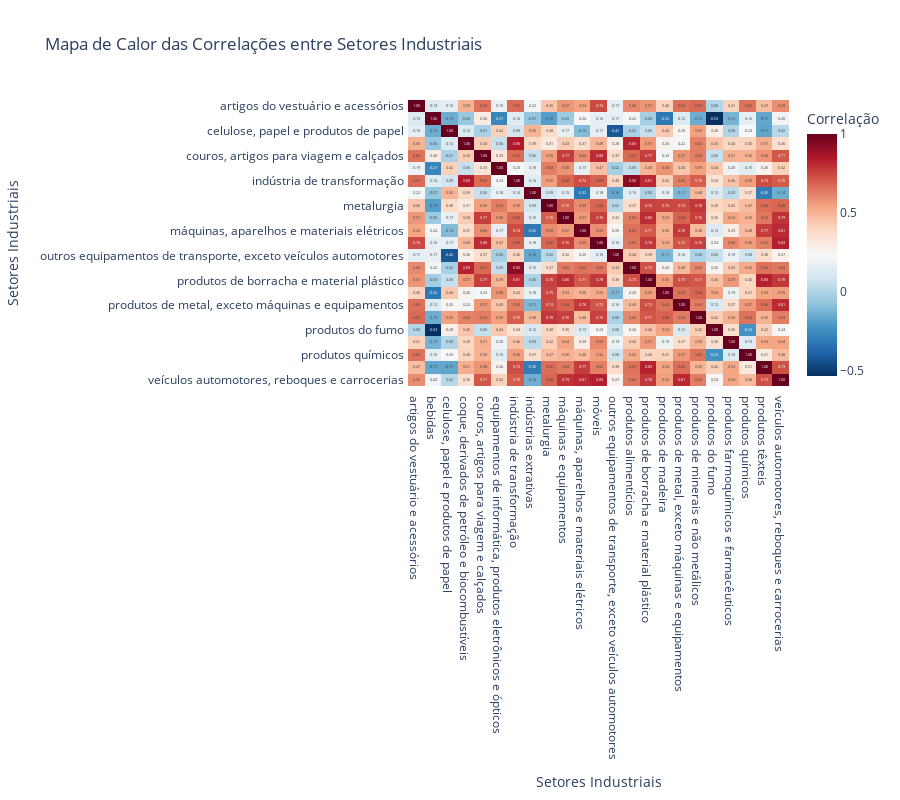

Notebook source saved alongside this figure:
### Markdown cell above
Ainda que normalizado, todos os setores tiveram um crescimento, ainda que algunsfossem bem menores que outros.

Isso pode se dar em virtude da própria inflação ou do desenvolvimento do país.

### Code cell
import plotly.express as px
import pandas as pd

# Calcula a matriz de correlação
correlacao = dados_producao_modificado.corr(method='pearson')

# Cria o heatmap com Plotly
fig = px.imshow(
    correlacao,
    text_auto='.2f',
    color_continuous_scale='RdBu_r',
    title='Mapa de Calor das Correlações entre Setores Industriais',
    labels=dict(color='Correlação'),
    aspect='auto'
)

fig.update_layout(
    xaxis_title='Setores Industriais',
    yaxis_title='Setores Industriais',
    template='plotly_white',
    height=800
)

fig.show()

### Figure 1 — Plotly figure (JSON) as saved in the notebook; plotly's stock layout.template omitted (floating-point values rounded to 4 significant figures; data arrays with more than 128 entries replaced by an {"elided": "..."} marker saying what was removed)
{"data": [{"coloraxis": "coloraxis", "hovertemplate": "NAME: %{x}<br>NAME: %{y}<br>Correlação: %{z}<extra></extra>", "name": "0", "texttemplate": "%{z:.2f}", "type": "heatmap", "x": [" artigos do vestuário e acessórios ", " bebidas ", " celulose, papel e produtos de papel ", " coque, derivados de petróleo e biocombustíveis ", " couros, artigos para viagem e calçados ", " equipamentos de informática, produtos eletrônicos e ópticos ", " indústria de transformação ", " indústrias extrativas ", " metalurgia ", " máquinas e equipamentos ", " máquinas, aparelhos e materiais elétricos ", " móveis ", " outros equipamentos de transporte, exceto veículos automotores ", " produtos alimentícios ", " produtos de borracha e material plástico ", " produtos de madeira ", " produtos de metal, exceto máquinas e equipamentos ", " produtos de minerais e não metálicos ", " produtos do fumo ", " produtos farmoquímicos e farmacêuticos ", " produtos químicos ", " produtos têxteis ", " veículos automotores, reboques e carrocerias "], "xaxis": "x", "y": [" artigos do vestuário e acessórios ", " bebidas ", " celulose, papel e produtos de papel ", " coque, derivados de petróleo e biocombustíveis ", " couros, artigos para viagem e calçados ", " equipamentos de informática, produtos eletrônicos e ópticos ", " indústria de transformação ", " indústrias extrativas ", " metalurgia ", " máquinas e equipamentos ", " máquinas, aparelhos e materiais elétricos ", " móveis ", " outros equipamentos de transporte, exceto veículos automotores ", " produtos alimentícios ", " produtos de borracha e material plástico ", " produtos de madeira ", " produtos de metal, exceto máquinas e equipamentos ", " produtos de minerais e não metálicos ", " produtos do fumo ", " produtos farmoquímicos e farmacêuticos ", " produtos químicos ", " produtos têxteis ", " veículos automotores, reboques e carrocerias "], "yaxis": "y", "z": {"elided": "23x23 float values"}}], "layout": {"coloraxis": {"colorbar": {"title": {"text": "Correlação"}}, "colorscale": [[0, "rgb(5,48,97)"], [0.1, "rgb(33,102,172)"], [0.2, "rgb(67,147,195)"], [0.3, "rgb(146,197,222)"], [0.4, "rgb(209,229,240)"], [0.5, "rgb(247,247,247)"], [0.6, "rgb(253,219,199)"], [0.7, "rgb(244,165,130)"], [0.8, "rgb(214,96,77)"], [0.9, "rgb(178,24,43)"], [1, "rgb(103,0,31)"]]}, "height": 800, "title": {"text": "Mapa de Calor das Correlações entre Setores Industriais"}, "xaxis": {"anchor": "y", "domain": [0, 1], "title": {"text": "Setores Industriais"}}, "yaxis": {"anchor": "x", "autorange": "reversed", "domain": [0, 1], "title": {"text": "Setores Industriais"}}}}
